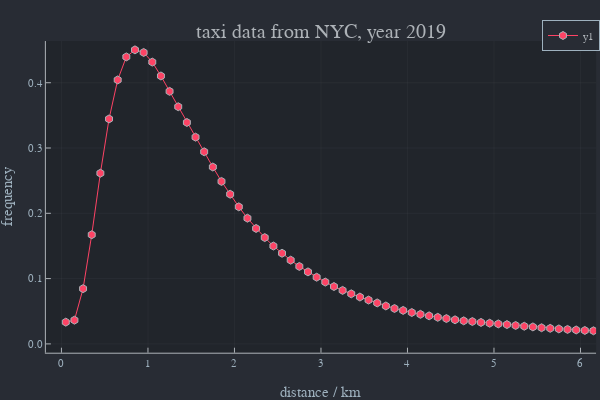

The notebook cell saved with this chart:
### Code cell
plot(x,y,xlim=[0,6],marker=:hex,xlab="distance / km",ylab="frequency",title="taxi data from NYC, year 2019")

### Figure 1 — Plotly figure (JSON) as saved in the notebook; plotly's stock layout.template omitted (floating-point values rounded to 4 significant figures; data arrays with more than 128 entries replaced by an {"elided": "..."} marker saying what was removed)
{"data": [{"colorbar": {"title": ""}, "legendgroup": "y1", "line": {"color": "rgba(254, 67, 101, 1.000)", "dash": "solid", "shape": "linear", "width": 1}, "marker": {"color": "rgba(254, 67, 101, 1.000)", "line": {"color": "rgba(173, 178, 183, 1.000)", "width": 1}, "size": 8, "symbol": "hexagon"}, "mode": "lines+markers", "name": "y1", "showlegend": true, "type": "scatter", "x": {"elided": "500 float values"}, "xaxis": "x", "y": {"elided": "500 float values"}, "yaxis": "y", "zmax": null, "zmin": null}], "layout": {"annotations": [{"font": {"color": "rgba(173, 178, 183, 1.000)", "family": "sans-serif", "size": 20}, "rotation": 0, "showarrow": false, "text": "taxi data from NYC, year 2019", "x": 0.535, "xanchor": "center", "xref": "paper", "y": 1, "yanchor": "top", "yref": "paper"}], "height": 400, "legend": {"bgcolor": "rgba(40, 44, 52, 1.000)", "bordercolor": "rgba(158, 177, 190, 1.000)", "borderwidth": 1, "font": {"color": "rgba(173, 178, 183, 1.000)", "family": "sans-serif", "size": 11}, "title": {"font": {"color": "rgba(173, 178, 183, 1.000)", "family": "sans-serif", "size": 15}, "text": ""}, "tracegroupgap": 0, "traceorder": "normal", "x": 1, "xanchor": "auto", "y": 1, "yanchor": "auto"}, "margin": {"b": 20, "l": 0, "r": 0, "t": 20}, "paper_bgcolor": "rgba(40, 44, 52, 1.000)", "plot_bgcolor": "rgba(33, 37, 43, 1.000)", "showlegend": true, "width": 600, "xaxis": {"anchor": "y", "domain": [0.07647, 0.9934], "gridcolor": "rgba(173, 178, 183, 0.100)", "gridwidth": 0.5, "linecolor": "rgba(173, 178, 183, 1.000)", "mirror": false, "range": [-0.18, 6.18], "showgrid": true, "showline": true, "showticklabels": true, "tickangle": 0, "tickcolor": "rgb(173, 178, 183)", "tickfont": {"color": "rgba(158, 177, 190, 1.000)", "family": "sans-serif", "size": 11}, "tickmode": "array", "ticks": "inside", "ticktext": ["0", "1", "2", "3", "4", "5", "6"], "tickvals": [0, 1, 2, 3, 4, 5, 6], "title": "distance / km", "titlefont": {"color": "rgba(158, 177, 190, 1.000)", "family": "sans-serif", "size": 15}, "type": "-", "visible": true, "zeroline": false, "zerolinecolor": "rgba(173, 178, 183, 1.000)"}, "yaxis": {"anchor": "x", "domain": [0.07581, 0.9415], "gridcolor": "rgba(173, 178, 183, 0.100)", "gridwidth": 0.5, "linecolor": "rgba(173, 178, 183, 1.000)", "mirror": false, "range": [-0.01351, 0.4638], "showgrid": true, "showline": true, "showticklabels": true, "tickangle": 0, "tickcolor": "rgb(173, 178, 183)", "tickfont": {"color": "rgba(158, 177, 190, 1.000)", "family": "sans-serif", "size": 11}, "tickmode": "array", "ticks": "inside", "ticktext": ["0.0", "0.1", "0.2", "0.3", "0.4"], "tickvals": [0, 0.1, 0.2, 0.3, 0.4], "title": "frequency", "titlefont": {"color": "rgba(158, 177, 190, 1.000)", "family": "sans-serif", "size": 15}, "type": "-", "visible": true, "zeroline": false, "zerolinecolor": "rgba(173, 178, 183, 1.000)"}}}
